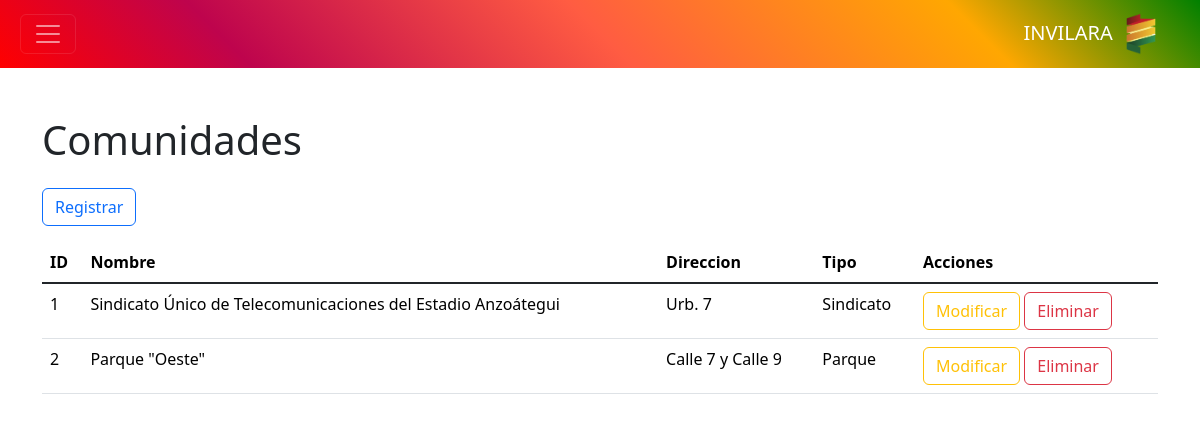
The app's page /controlador/comunidad.php with its own data.
### tables this page shows
CREATE TABLE `comunidad` (
  `id` int NOT NULL,
  `id_parroquia` int DEFAULT NULL,
  `nombre` text,
  `direccion` text,
  `tipo` text
);

### controlador/comunidad.php (called while the page is built, shortened)
<?php
require_once "modelo/comunidad.php";
$modelo = new Comunidad();
$datos = $modelo->consultar();
require_once "vista/comunidad.php";

### modelo/base_datos.php (called while the page is built)
<?php
class BaseDatos
{
    private $host = "localhost";
    private $dbname = "invilara";
    private $usuario = "root";
    private $contrasena = "";
    public function conexion()
    {
        $dsn = "mysql" . ":" . "host=" . $this->host . ";" . "dbname=" . $this->dbname . ";";
        $pdo = new PDO($dsn, $this->usuario, $this->contrasena);
        $pdo->setAttribute(PDO::ATTR_ERRMODE, PDO::ERRMODE_EXCEPTION);
        return $pdo;
    }
}
?>

### modelo/comunidad.php (called while the page is built, shortened)
<?php
require_once "modelo/base_datos.php";
class Comunidad extends BaseDatos
{
    private $tabla = "comunidad";
    public function consultar()
    {
        $result = $this->conexion()->query("SELECT * FROM {$this->tabla}");
        return $result;
    }
}

### vista/comunidad.php (the view, shortened to what this page needs)
<?php require_once "vista/componentes/encabezado.php"; ?>
<?php require_once "vista/componentes/barra.php"; ?>
<main class="container" id="crud">
    <h1>Comunidades</h1>
    <button class="btn btn-outline-primary my-3" value="insertar">Registrar</button>
    <table class="table table-hover table-responsive">
        <thead>
            <tr>
                <th>ID</th>
                <th>Nombre</th>
                <th>Direccion</th>
                <th>Tipo</th>
                <th>Acciones</th>
            </tr>
        </thead>
        <tbody class="table-group-divider">
            <?php foreach ($datos as $d): ?>
                <tr>
                    <td><?php echo $d["id"] ?></td>
                    <td><?php echo $d["nombre"] ?></td>
                    <td><?php echo $d["direccion"] ?></td>
                    <td><?php echo $d["tipo"] ?></td>
                    <td>
                        <button class="btn btn-outline-warning" value="modificar">Modificar</button>
                        <button class="btn btn-outline-danger" value="eliminar">Eliminar</button>
                    </td>
                </tr>
            <?php endforeach ?>
        </tbody>
    </table>
</main>

### records on screen
comunidad: id "1", nombre "Sindicato Único de Telecomunicaciones del Estadio Anzoátegui", direccion "Urb. 7", tipo "Sindicato"
comunidad: id "2", nombre "Parque \"Oeste\"", direccion "Calle 7 y Calle 9", tipo "Parque"
